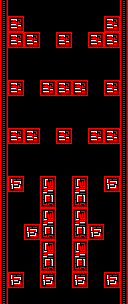

Rendered tile map (Tiled .tmx) drawn with the repository's tilesets; below, a short description and the full map source, tile grids included:
An orthogonal 16x38 tile map with 8x8 px tiles, 2 tile layers (border, Tile Layer 1) and 33 objects (19x Obstacle, 11x Coin(red), 3x Custom(BgRed)).

<map version="1.4" tiledversion="1.4.3" orientation="orthogonal" renderorder="right-down" width="16" height="38" tilewidth="8" tileheight="8" infinite="0" nextlayerid="6" nextobjectid="57">
 <editorsettings>
  <export target="../../../resources/levels/zones/red/red_easy_2.json" format="ld48-export" />
 </editorsettings>
 <tileset firstgid="1" source="../../tsx/tiles_red.tsx" />
 <objectgroup id="4" name="bg_base">
  <properties>
   <property name="z" type="float" value="-1" />
  </properties>
  <object id="31" name="BG" type="Custom(BgRed)" x="0" y="0" width="128" height="144" />
  <object id="32" name="BG" type="Custom(BgRed)" x="0" y="128" width="128" height="144" />
  <object id="56" name="BG" type="Custom(BgRed)" x="0" y="160" width="128" height="144" />
 </objectgroup>
 <layer id="1" name="border" width="16" height="38">
  <data encoding="csv">
109,0,0,0,0,0,0,0,0,0,0,0,0,0,0,109,
109,0,0,0,0,0,0,0,0,0,0,0,0,0,0,109,
109,0,0,0,0,0,0,0,0,0,0,0,0,0,0,109,
109,0,0,0,0,0,0,0,0,0,0,0,0,0,0,109,
109,0,0,0,0,0,0,0,0,0,0,0,0,0,0,109,
109,0,0,0,0,0,0,0,0,0,0,0,0,0,0,109,
109,0,0,0,0,0,0,0,0,0,0,0,0,0,0,109,
109,0,0,0,0,0,0,0,0,0,0,0,0,0,0,109,
109,0,0,0,0,0,0,0,0,0,0,0,0,0,0,109,
109,0,0,0,0,0,0,0,0,0,0,0,0,0,0,109,
109,0,0,0,0,0,0,0,0,0,0,0,0,0,0,109,
109,0,0,0,0,0,0,0,0,0,0,0,0,0,0,109,
109,0,0,0,0,0,0,0,0,0,0,0,0,0,0,109,
109,0,0,0,0,0,0,0,0,0,0,0,0,0,0,109,
109,0,0,0,0,0,0,0,0,0,0,0,0,0,0,109,
109,0,0,0,0,0,0,0,0,0,0,0,0,0,0,109,
109,0,0,0,0,0,0,0,0,0,0,0,0,0,0,109,
109,0,0,0,0,0,0,0,0,0,0,0,0,0,0,109,
109,0,0,0,0,0,0,0,0,0,0,0,0,0,0,109,
109,0,0,0,0,0,0,0,0,0,0,0,0,0,0,109,
109,0,0,0,0,0,0,0,0,0,0,0,0,0,0,109,
109,0,0,0,0,0,0,0,0,0,0,0,0,0,0,109,
109,0,0,0,0,0,0,0,0,0,0,0,0,0,0,109,
109,0,0,0,0,0,0,0,0,0,0,0,0,0,0,109,
109,0,0,0,0,0,0,0,0,0,0,0,0,0,0,109,
109,0,0,0,0,0,0,0,0,0,0,0,0,0,0,109,
109,0,0,0,0,0,0,0,0,0,0,0,0,0,0,109,
109,0,0,0,0,0,0,0,0,0,0,0,0,0,0,109,
109,0,0,0,0,0,0,0,0,0,0,0,0,0,0,109,
109,0,0,0,0,0,0,0,0,0,0,0,0,0,0,109,
109,0,0,0,0,0,0,0,0,0,0,0,0,0,0,109,
109,0,0,0,0,0,0,0,0,0,0,0,0,0,0,109,
109,0,0,0,0,0,0,0,0,0,0,0,0,0,0,109,
109,0,0,0,0,0,0,0,0,0,0,0,0,0,0,109,
109,0,0,0,0,0,0,0,0,0,0,0,0,0,0,109,
109,0,0,0,0,0,0,0,0,0,0,0,0,0,0,109,
109,0,0,0,0,0,0,0,0,0,0,0,0,0,0,109,
109,0,0,0,0,0,0,0,0,0,0,0,0,0,0,109
</data>
 </layer>
 <layer id="2" name="Tile Layer 1" width="16" height="38">
  <data encoding="csv">
0,0,0,0,0,0,0,0,0,0,0,0,0,0,0,0,
0,0,0,0,0,0,0,0,0,0,0,0,0,0,0,0,
0,112,113,0,0,0,0,0,0,0,0,0,0,112,113,0,
0,149,150,0,0,0,0,0,0,0,0,0,0,149,150,0,
0,112,113,112,113,0,0,112,113,0,0,112,113,112,113,0,
0,149,150,149,150,0,0,149,150,0,0,149,150,149,150,0,
0,0,0,0,0,0,0,0,0,0,0,0,0,0,0,0,
0,0,0,0,0,0,0,0,0,0,0,0,0,0,0,0,
0,0,0,0,0,0,0,0,0,0,0,0,0,0,0,0,
0,0,0,0,0,0,0,0,0,0,0,0,0,0,0,0,
0,112,113,0,0,112,113,112,113,112,113,0,0,112,113,0,
0,149,150,0,0,149,150,149,150,149,150,0,0,149,150,0,
0,0,0,0,0,0,0,0,0,0,0,0,0,0,0,0,
0,0,0,0,0,0,0,0,0,0,0,0,0,0,0,0,
0,0,0,0,0,0,0,0,0,0,0,0,0,0,0,0,
0,0,0,0,0,0,0,0,0,0,0,0,0,0,0,0,
0,112,113,112,113,0,0,112,113,0,0,112,113,112,113,0,
0,149,150,149,150,0,0,149,150,0,0,149,150,149,150,0,
0,0,0,0,0,0,0,0,0,0,0,0,0,0,0,0,
0,0,0,0,0,0,0,0,0,0,0,0,0,0,0,0,
0,0,0,0,0,0,0,0,0,0,0,0,0,0,0,0,
0,0,0,0,0,0,0,0,0,0,0,0,0,0,0,0,
0,1,2,0,0,9,10,0,0,9,10,0,0,1,2,0,
0,38,39,0,0,46,47,0,0,46,47,0,0,38,39,0,
0,0,0,0,0,83,84,0,0,83,84,0,0,0,0,0,
0,0,0,0,0,120,121,0,0,120,121,0,0,0,0,0,
0,0,0,0,0,9,10,0,0,9,10,0,0,0,0,0,
0,0,0,0,0,46,47,0,0,46,47,0,0,0,0,0,
0,0,0,1,2,83,84,0,0,83,84,1,2,0,0,0,
0,0,0,38,39,120,121,0,0,120,121,38,39,0,0,0,
0,0,0,0,0,9,10,0,0,9,10,0,0,0,0,0,
0,0,0,0,0,46,47,0,0,46,47,0,0,0,0,0,
0,0,0,0,0,83,84,0,0,83,84,0,0,0,0,0,
0,0,0,0,0,120,121,0,0,120,121,0,0,0,0,0,
0,1,2,0,0,1,2,0,0,1,2,0,0,1,2,0,
0,38,39,0,0,38,39,0,0,38,39,0,0,38,39,0,
0,0,0,0,0,0,0,0,0,0,0,0,0,0,0,0,
0,0,0,0,0,0,0,0,0,0,0,0,0,0,0,0
</data>
 </layer>
 <objectgroup id="3" name="pickups">
  <object id="1" name="pickup" type="Coin(red)" x="24" y="16" width="16" height="16" />
  <object id="5" name="pickup" type="Coin(red)" x="16" y="200" width="16" height="16" />
  <object id="13" name="pickup" type="Coin(red)" x="16" y="152" width="16" height="16" />
  <object id="33" name="pickup" type="Coin(red)" x="88" y="16" width="16" height="16" />
  <object id="34" name="pickup" type="Coin(red)" x="104" y="56" width="16" height="16" />
  <object id="35" name="pickup" type="Coin(red)" x="8" y="56" width="16" height="16" />
  <object id="37" name="pickup" type="Coin(red)" x="56" y="104" width="16" height="16" />
  <object id="38" name="pickup" type="Coin(red)" x="96" y="152" width="16" height="16" />
  <object id="39" name="pickup" type="Coin(red)" x="16" y="248" width="16" height="16" />
  <object id="40" name="pickup" type="Coin(red)" x="96" y="248" width="16" height="16" />
  <object id="41" name="pickup" type="Coin(red)" x="96" y="200" width="16" height="16" />
 </objectgroup>
 <objectgroup id="5" name="obstacles">
  <object id="24" name="obstacle" type="Obstacle" x="56" y="128" width="16" height="16" />
  <object id="25" name="obstacle" type="Obstacle" x="104" y="80" width="16" height="16" />
  <object id="27" name="obstacle" type="Obstacle" x="8" y="176" width="16" height="16" />
  <object id="28" name="obstacle" type="Obstacle" x="24" y="224" width="16" height="16" />
  <object id="30" name="obstacle" type="Obstacle" x="40" y="176" width="16" height="112" />
  <object id="42" name="obstacle" type="Obstacle" x="72" y="176" width="16" height="112" />
  <object id="43" name="obstacle" type="Obstacle" x="8" y="272" width="16" height="16" />
  <object id="44" name="obstacle" type="Obstacle" x="104" y="272" width="16" height="16" />
  <object id="45" name="obstacle" type="Obstacle" x="88" y="224" width="16" height="16" />
  <object id="46" name="obstacle" type="Obstacle" x="104" y="176" width="16" height="16" />
  <object id="47" name="obstacle" type="Obstacle" x="8" y="80" width="16" height="16" />
  <object id="48" name="obstacle" type="Obstacle" x="56" y="32" width="16" height="16" />
  <object id="49" name="obstacle" type="Obstacle" x="104" y="16" width="16" height="16" />
  <object id="50" name="obstacle" type="Obstacle" x="8" y="16" width="16" height="16" />
  <object id="51" name="obstacle" type="Obstacle" x="88" y="32" width="32" height="16" />
  <object id="52" name="obstacle" type="Obstacle" x="88" y="128" width="32" height="16" />
  <object id="53" name="obstacle" type="Obstacle" x="8" y="128" width="32" height="16" />
  <object id="54" name="obstacle" type="Obstacle" x="40" y="80" width="48" height="16" />
  <object id="55" name="obstacle" type="Obstacle" x="8" y="32" width="32" height="16" />
 </objectgroup>
</map>
